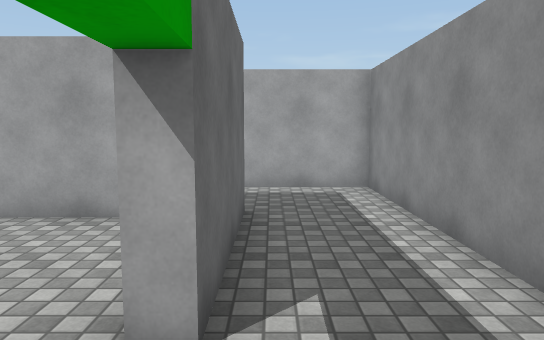
[1] (above)

16 first-person views from a walk through a scene from a Unity 3-D project. The camera is 1.5 m above the floor, tilts 6° down and sees 70° across. The floor is counted in squares, 1 m on a side. Each view is taken from the middle of a square. On the plan, view 1 faces up. The plan holds only what a view shows up to about 17 squares ahead; the rest is blank. The place goes on beyond the plan. The player character is not drawn. Surface patterns are stand-ins for the level's own textures.

[2]
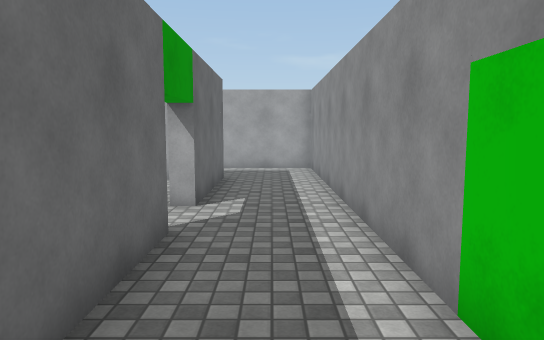

[3]
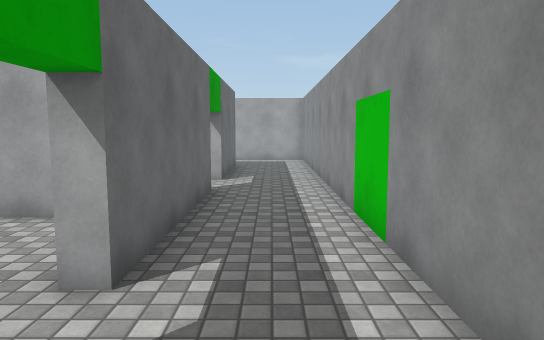

[4]
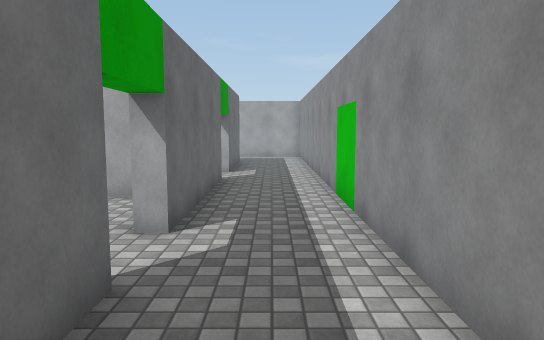

[5]
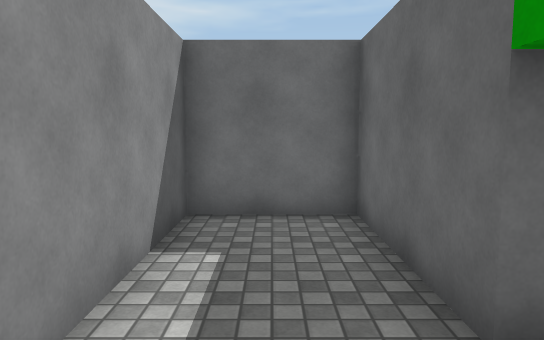

[6]
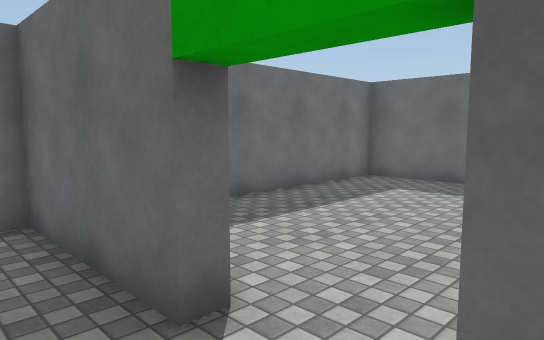

[7]
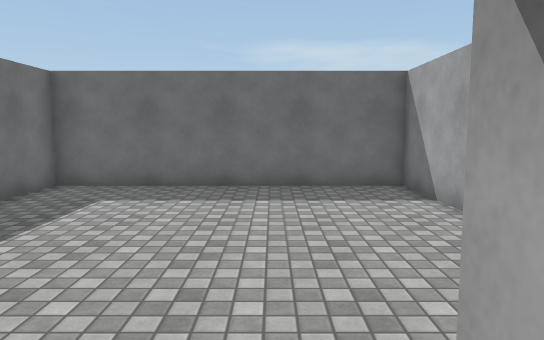

[8]
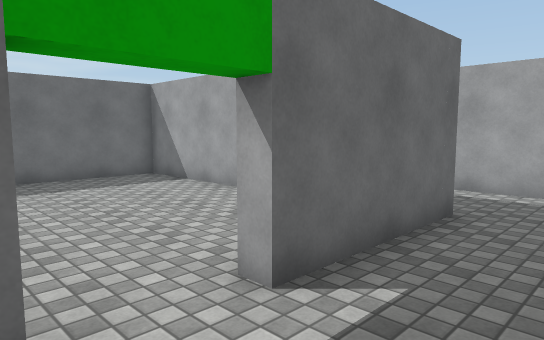

[9]
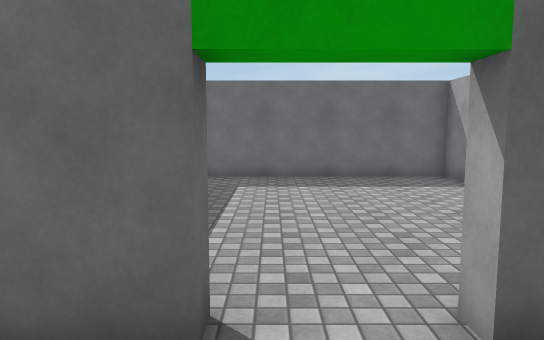

[10]
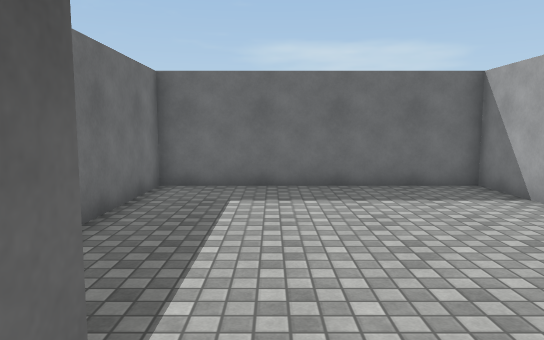

[11]
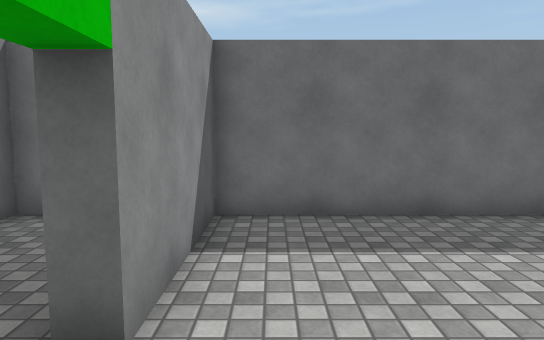

[12]
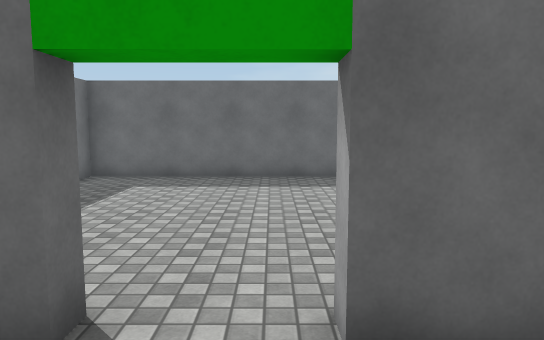

[13]
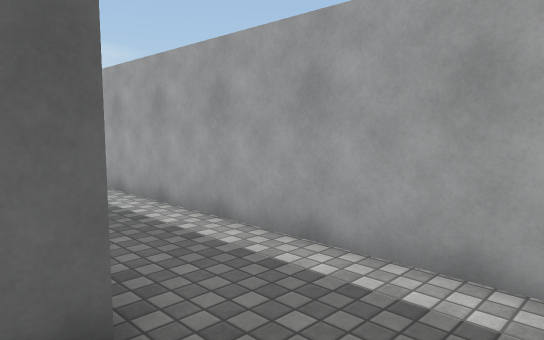

[14]
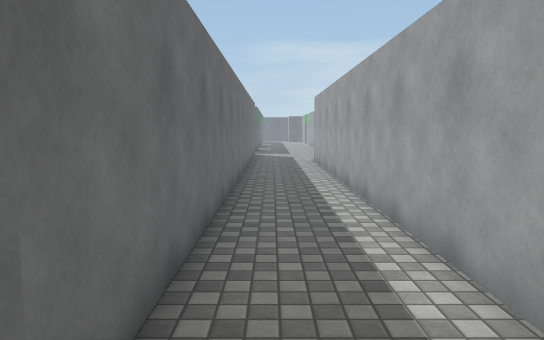

[15]
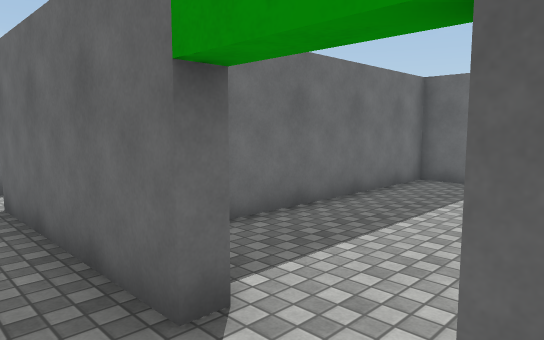

[16]
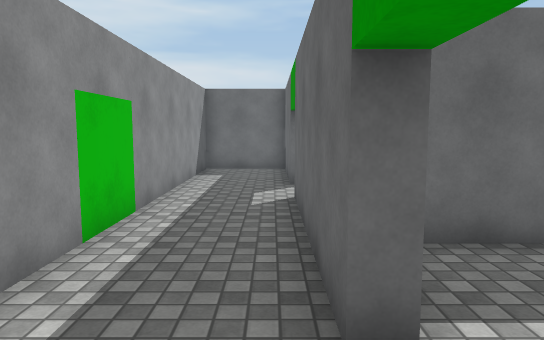

### Floor plan
Ten units are one square. View 1 is at (0, 0); x grows to the right and y downward. Boxes are objects, and circles mark ways between rooms. Rooms are numbered by the first view taken in them; rooms with no view inside come last. Other rooms are left out.
<svg viewBox="-235 -105 265 227">
<path fill="none" stroke="#000" d="M-155 -70 -5 -70 -5 -25 -10 -25M-11 -5 -5 -5 -5 55 -10 55M-10 75 -5 75 -5 117 25 117 25 -100 -160 -100M-70 25 -102 25 -102 117 -10 117 -10 75M-20 25 -36 25M-20 -65 -102 -65 -102 20 -20 20"/>
<circle cx="-10" cy="65" r="3" fill="#2a7"/>
<circle cx="-10" cy="-15" r="3" fill="#2a7"/>
<text x="-230" y="-40">1</text>
<text x="-60" y="70">2</text>
<text x="-60" y="-30">3</text>
</svg>
Room 1 opens to room 2. Room 1 opens to room 3.

Where each view was taken, in squares from view 1:
view 1: 0 up, 0 right, facing up
view 2: 5 down, 1 right, facing up
view 3: 9 down, 1 right, facing up
view 4: 11 down, 1 right, facing up
view 5: 5 down, 1 right, facing down
view 6: 5 down, 1 right, facing down-left
view 7: 6 down, 0 right, facing left
view 8: 0 up, 2 right, facing up-left
view 9: 1 up, 2 right, facing left
view 10: 1 up, 0 right, facing left
view 11: 5 down, 2 left, facing down
view 12: 6 down, 2 right, facing left
view 13: 6 up, 2 right, facing up-left
view 14: 8 up, 1 right, facing left
view 15: 3 up, 1 right, facing down-left
view 16: 3 up, 0 right, facing down
